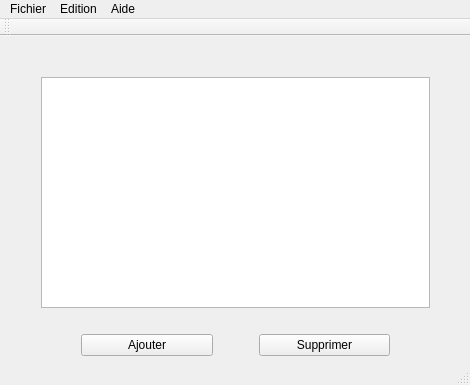
<?xml version="1.0" encoding="UTF-8"?>
<ui version="4.0">
 <class>MainWindow</class>
 <widget class="QMainWindow" name="MainWindow">
  <property name="geometry">
   <rect>
    <x>0</x>
    <y>0</y>
    <width>470</width>
    <height>385</height>
   </rect>
  </property>
  <property name="minimumSize">
   <size>
    <width>470</width>
    <height>385</height>
   </size>
  </property>
  <property name="maximumSize">
   <size>
    <width>470</width>
    <height>385</height>
   </size>
  </property>
  <property name="windowTitle">
   <string>Gestion Bibliothèque</string>
  </property>
  <property name="windowIcon">
   <iconset>
    <normaloff>../assets/book.png</normaloff>../assets/book.png</iconset>
  </property>
  <widget class="QWidget" name="centralWidget">
   <widget class="QWidget" name="gridLayoutWidget">
    <property name="geometry">
     <rect>
      <x>10</x>
      <y>10</y>
      <width>451</width>
      <height>321</height>
     </rect>
    </property>
    <layout class="QGridLayout" name="gridLayout">
     <item row="1" column="0">
      <spacer name="horizontalSpacer">
       <property name="orientation">
        <enum>Qt::Horizontal</enum>
       </property>
       <property name="sizeType">
        <enum>QSizePolicy::Fixed</enum>
       </property>
       <property name="sizeHint" stdset="0">
        <size>
         <width>20</width>
         <height>20</height>
        </size>
       </property>
      </spacer>
     </item>
     <item row="0" column="1">
      <spacer name="verticalSpacer">
       <property name="orientation">
        <enum>Qt::Vertical</enum>
       </property>
       <property name="sizeType">
        <enum>QSizePolicy::Fixed</enum>
       </property>
       <property name="sizeHint" stdset="0">
        <size>
         <width>20</width>
         <height>20</height>
        </size>
       </property>
      </spacer>
     </item>
     <item row="1" column="1">
      <widget class="QTableWidget" name="Tableau"/>
     </item>
     <item row="2" column="1">
      <spacer name="verticalSpacer_2">
       <property name="orientation">
        <enum>Qt::Vertical</enum>
       </property>
       <property name="sizeType">
        <enum>QSizePolicy::Fixed</enum>
       </property>
       <property name="sizeHint" stdset="0">
        <size>
         <width>20</width>
         <height>20</height>
        </size>
       </property>
      </spacer>
     </item>
     <item row="1" column="2">
      <spacer name="horizontalSpacer_2">
       <property name="orientation">
        <enum>Qt::Horizontal</enum>
       </property>
       <property name="sizeType">
        <enum>QSizePolicy::Fixed</enum>
       </property>
       <property name="sizeHint" stdset="0">
        <size>
         <width>20</width>
         <height>20</height>
        </size>
       </property>
      </spacer>
     </item>
     <item row="3" column="1">
      <layout class="QHBoxLayout" name="horizontalLayout">
       <item>
        <spacer name="horizontalSpacer_3">
         <property name="orientation">
          <enum>Qt::Horizontal</enum>
         </property>
         <property name="sizeType">
          <enum>QSizePolicy::Fixed</enum>
         </property>
         <property name="sizeHint" stdset="0">
          <size>
           <width>40</width>
           <height>20</height>
          </size>
         </property>
        </spacer>
       </item>
       <item>
        <widget class="QPushButton" name="AjouterElement">
         <property name="text">
          <string>Ajouter</string>
         </property>
        </widget>
       </item>
       <item>
        <spacer name="horizontalSpacer_4">
         <property name="orientation">
          <enum>Qt::Horizontal</enum>
         </property>
         <property name="sizeType">
          <enum>QSizePolicy::Fixed</enum>
         </property>
         <property name="sizeHint" stdset="0">
          <size>
           <width>40</width>
           <height>20</height>
          </size>
         </property>
        </spacer>
       </item>
       <item>
        <widget class="QPushButton" name="SupprimerElement">
         <property name="text">
          <string>Supprimer</string>
         </property>
        </widget>
       </item>
       <item>
        <spacer name="horizontalSpacer_5">
         <property name="orientation">
          <enum>Qt::Horizontal</enum>
         </property>
         <property name="sizeType">
          <enum>QSizePolicy::Fixed</enum>
         </property>
         <property name="sizeHint" stdset="0">
          <size>
           <width>40</width>
           <height>20</height>
          </size>
         </property>
        </spacer>
       </item>
      </layout>
     </item>
    </layout>
   </widget>
  </widget>
  <widget class="QMenuBar" name="menuBar">
   <property name="geometry">
    <rect>
     <x>0</x>
     <y>0</y>
     <width>470</width>
     <height>21</height>
    </rect>
   </property>
   <widget class="QMenu" name="menuFichier">
    <property name="title">
     <string>Fichier</string>
    </property>
    <addaction name="actionNouveau"/>
    <addaction name="actionOuvrir"/>
    <addaction name="actionSauvegarder"/>
    <addaction name="actionSauvegarder_sous"/>
    <addaction name="separator"/>
    <addaction name="actionQuit"/>
   </widget>
   <widget class="QMenu" name="menuEdition">
    <property name="title">
     <string>Edition</string>
    </property>
   </widget>
   <widget class="QMenu" name="menuAide">
    <property name="title">
     <string>Aide</string>
    </property>
   </widget>
   <addaction name="menuFichier"/>
   <addaction name="menuEdition"/>
   <addaction name="menuAide"/>
  </widget>
  <widget class="QToolBar" name="mainToolBar">
   <attribute name="toolBarArea">
    <enum>TopToolBarArea</enum>
   </attribute>
   <attribute name="toolBarBreak">
    <bool>false</bool>
   </attribute>
  </widget>
  <widget class="QStatusBar" name="statusBar"/>
  <action name="actionNouveau">
   <property name="text">
    <string>Nouveau ...</string>
   </property>
  </action>
  <action name="actionOuvrir">
   <property name="text">
    <string>Ouvrir</string>
   </property>
  </action>
  <action name="actionSauvegarder">
   <property name="text">
    <string>Sauvegarder</string>
   </property>
  </action>
  <action name="actionSauvegarder_sous">
   <property name="text">
    <string>Sauvegarder sous ...</string>
   </property>
  </action>
  <action name="actionQuit">
   <property name="text">
    <string>Quit</string>
   </property>
  </action>
 </widget>
 <layoutdefault spacing="6" margin="11"/>
 <resources/>
 <connections/>
</ui>
